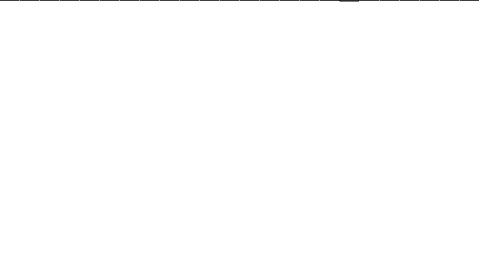
Frame 1 (no input)
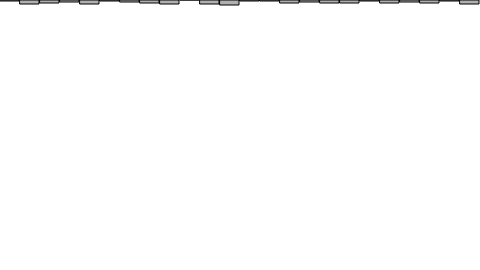
Frame 60 (no input)
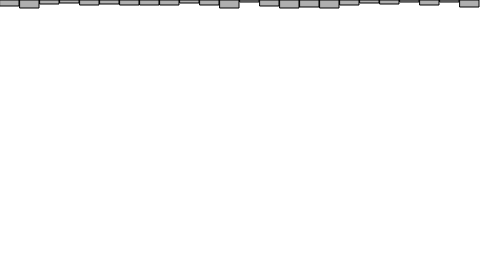
Frame 120 (the mouse pressed at the canvas centre since frame 60)

The p5.js sketch that drew these frames (run headless with seeded random() and noise() and a simulated clock; from frame 60 on, the mouse is pressed at the canvas centre):

// p5.js sketch
// ── sketch.js
// Learning Processing
// Daniel Shiffman
// http://www.learningprocessing.com

// Example 13-2: Random number distribution

// An array to keep track of how often random numbers are picked.
var randomCounts;

function setup() {
  createCanvas(480, 270);
  randomCounts = new Array(floor(width/20));
  for (var x = 0; x < randomCounts.length; x++) {
    randomCounts[x] = 0;
  }
}

function draw() {
  background(255);

  // Pick a random number and increase the count
  var index = int(random(randomCounts.length));
  randomCounts[index]++;

  // Draw a rectangle to graph results
  stroke(0);
  fill(175);
  for (var x = 0; x < randomCounts.length; x++) {
    rect(x * 20, 0, 19, randomCounts[x]);
  }
}
